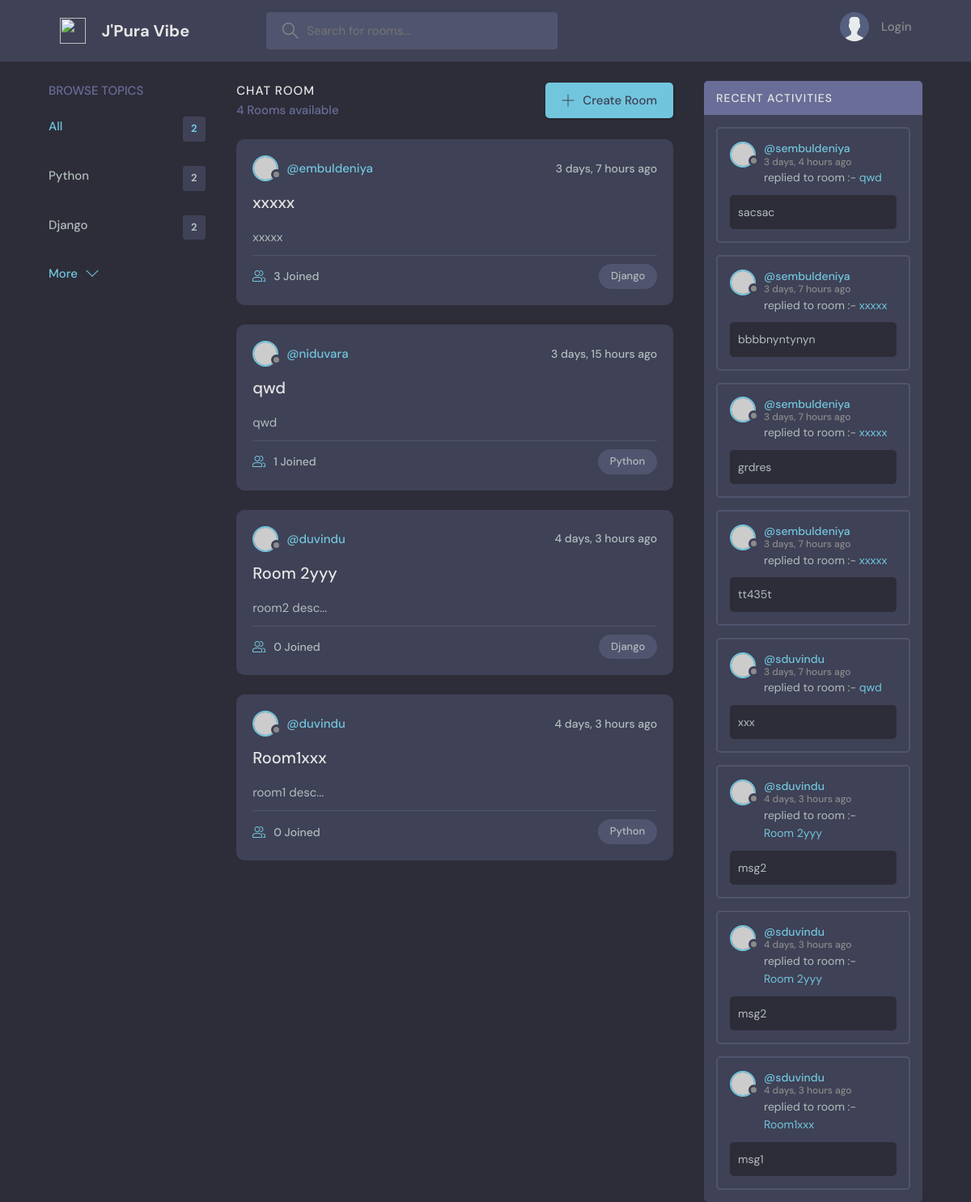
Before: / with the older database file.
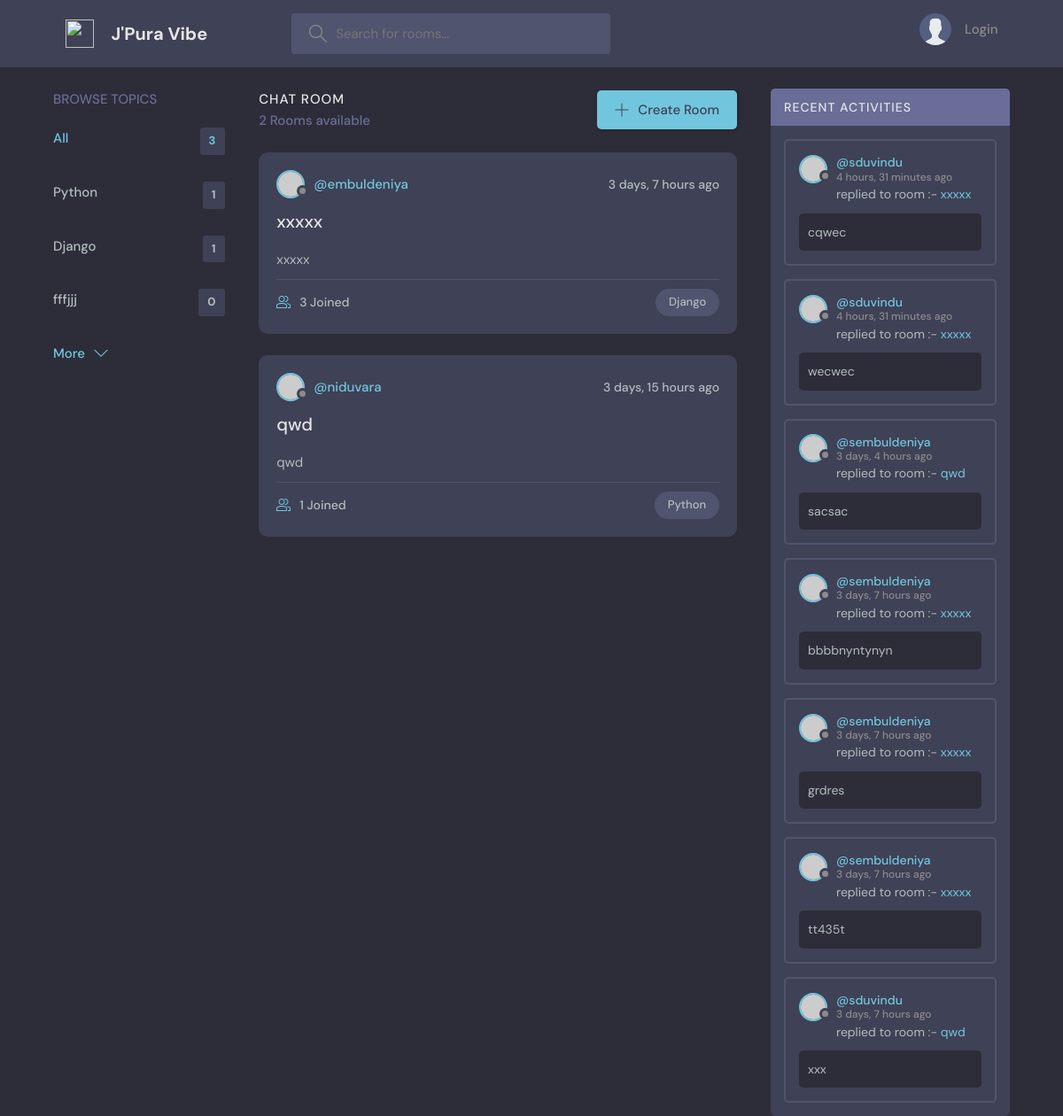
After: the same page with the newer database file.
### home/models.py (models this page shows, shortened)
class Topic(models.Model):
    name = models.CharField(max_length=200)

class Room(models.Model):
    host = models.ForeignKey(User, on_delete=models.CASCADE)
    topic = models.ForeignKey(Topic, on_delete=models.CASCADE)
    name = models.CharField(max_length=200)
    description = models.TextField(blank=True, null=True)
    participants = models.ManyToManyField(User, related_name='participants')
    updated = models.DateTimeField(auto_now=True)
    created = models.DateTimeField(auto_now_add=True)
    class Meta:
        ordering = ['-updated','-created']

class Message(models.Model):
    user = models.ForeignKey(User, on_delete=models.CASCADE)
    room = models.ForeignKey(Room, on_delete=models.CASCADE)
    body = models.TextField()
    updated = models.DateTimeField(auto_now=True)
    created = models.DateTimeField(auto_now_add=True)
    class Meta:
        ordering = ['-created']

### home/views.py (the view)
# urls.py: path('', home, name = 'home'),
def home(request):
    q = request.GET.get('q') if request.GET.get('q') else ''
    rooms = Room.objects.filter(
        Q(topic__name__icontains = q)|
        Q(host__username__icontains = q)|
        Q(name__icontains = q)|
        Q(description__icontains = q)
    )
    rooms_count = rooms.count()
    topics = Topic.objects.filter(
        Q(name__icontains = q)
    )
    activities = Message.objects.filter(
        Q(room__topic__name__icontains = q)|
        Q(user__username__icontains = q)|
        Q(room__name__icontains = q)|
        Q(room__description__icontains = q)|
        Q(body__icontains = q)
    )
    context = {'rooms':rooms, 'topics':topics, 'rooms_count':rooms_count, 'activities':activities}
    return render(request, 'home/index.html', context)

### home/templates/home/index.html (shortened to what this page needs)
{% extends 'base.html' %}
{% block content %}
    <main class="layout layout--3">
      <div class="container">
        {% include 'home/c1-topic.html' %}
          <div class="roomList">
            <div class="roomList__header">
              <div>
                <h2>Chat Room</h2>
                <p>{{rooms_count}} Rooms available</p>
              </div>
              <a class="btn btn--main" href="{% url 'create-room' %}">
                <svg version="1.1" xmlns="http://www.w3.org/2000/svg" width="32" height="32" viewBox="0 0 32 32">
                  <title>add</title>
                  <path
                    d="M16.943 0.943h-1.885v14.115h-14.115v1.885h14.115v14.115h1.885v-14.115h14.115v-1.885h-14.115v-14.115z"
                  ></path>
                </svg>
                Create Room
              </a>
            </div>
            {% include 'home/c2-feed.html' %}
          </div>
      {% include 'home/c3-activity.html' %}
      </div>
    </main>
{% endblock content %}

### home/templates/home/c1-topic.html
        <div class="topics">
          <div class="topics__header">
            <h2>Browse Topics</h2>
          </div>
          <ul class="topics__list">
            <li>
              <a href="{% url 'home' %}" class="active">All <span>{{topics.count}}</span></a>
            </li>
            {% for topic in topics %}
                <li>
                    <a href="{% url 'home' %}?q={{topic.name}}">{{topic.name}} <span>{{topic.room_set.all.count}}</span></a>
                </li>
            {% endfor %}
          </ul>
          <a class="btn btn--link" href="topics.html">
            More
            <svg version="1.1" xmlns="http://www.w3.org/2000/svg" width="32" height="32" viewBox="0 0 32 32">
              <title>chevron-down</title>
              <path d="M16 21l-13-13h-3l16 16 16-16h-3l-13 13z"></path>
            </svg>
          </a>
        </div>

### home/templates/home/c2-feed.html (shortened to what this page needs)
        {% for room in rooms %}
          <div class="roomListRoom">
            <div class="roomListRoom__header">
              <a href="{% url 'profile' room.host.username %}" class="roomListRoom__author">
                <div class="avatar avatar--small">
                  <img src="https://randomuser.me/api/portraits/women/11.jpg" />
                </div>
                <span>@{{room.host.username}}</span>
              </a>
              <div class="roomListRoom__actions">
                <span>{{room.created|timesince}} ago</span>
              </div>
            </div>
            <div class="roomListRoom__content">
              <a href="{% url 'room' room.id %}">{{room.name}}</a>
              <p>
                {{room.description}}
              </p>
            </div>
            <div class="roomListRoom__meta">
              <a href="{% url 'room' room.id %}" class="roomListRoom__joined">
                {{room.participants.all.count}} Joined
              </a>
              <p class="roomListRoom__topic">{{room.topic.name}}</p>
            </div>
          </div>
        {% endfor %}

### home/templates/home/c3-activity.html (shortened to what this page needs)
        <div class="activities">
          <div class="activities__header">
            <h2>Recent Activities</h2>
          </div>
            {% for activity in activities %}
                <div class="activities__box">
                    <div class="activities__boxHeader roomListRoom__header">
                    <a href="{% url 'profile' activity.user.username %}" class="roomListRoom__author">
                        <div class="avatar avatar--small">
                        <img src="https://randomuser.me/api/portraits/women/11.jpg" />
                        </div>
                        <p>
                        @s{{activity.user.username}}
                        <span>{{activity.created|timesince}} ago</span>
                        </p>
                    </a>
                    </div>
                    <div class="activities__boxContent">
                    <p>replied to room :- <a href="{% url 'room' activity.room.pk %}">{{activity.room.name}}</a></p>
                    <div class="activities__boxRoomContent">
                        {{activity.body}}
                    </div>
                    </div>
                </div>
            {% endfor %}
        </div>

Changed rows visible on the page:
removed Room: host.username "duvindu", created "4 days, 3 hours", name "Room 2yyy", description "room2 desc...", participants.all.count "0", topic.name "Django"
removed Room: host.username "duvindu", created "4 days, 3 hours", name "Room1xxx", description "room1 desc...", participants.all.count "0", topic.name "Python"
removed Message: user.username "duvindu", created "4 days, 3 hours", room.name "Room 2yyy", body "msg2"
removed Message: user.username "duvindu", created "4 days, 3 hours", room.name "Room 2yyy", body "msg2"
removed Message: user.username "duvindu", created "4 days, 3 hours", room.name "Room1xxx", body "msg1"
computed for Topic "Python": room_set.all.count "2" → "1"
computed for Topic "Django": room_set.all.count "2" → "1"
added Topic: name "fffjjj", room_set.all.count "0"
added Message: user.username "duvindu", created "4 hours, 31 minutes", room.name "xxxxx", body "cqwec"
added Message: user.username "duvindu", created "4 hours, 31 minutes", room.name "xxxxx", body "wecwec"
Other visible differences:
{{ topics.count }}: "2" → "3"
{{ rooms_count }}: "4" → "2"
